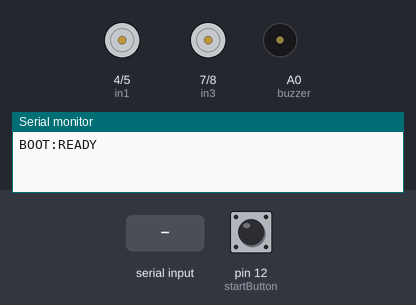
A sketch run on a simulated Arduino Uno, built with avr-gcc and run on an emulated ATmega328P. Shown: motor-driver pin pairs drawn as motors (green arrow = first pin HIGH = forward, orange = second pin HIGH = backward, longer = more drive, scaled by the enable pin), buzzer (waves = sounding), the last lines printed to the serial monitor. Inputs (shaded band) come from the test bench; at power-on: pin 12 (startButton) HIGH.

Above: at 1.4 s.
1.5 s: "0\n" received over Serial
3.0 s: "F,45\n" received over the second serial link
4.5 s: pin 12 (startButton) pulled LOW for 1 s
At 4.57 s:
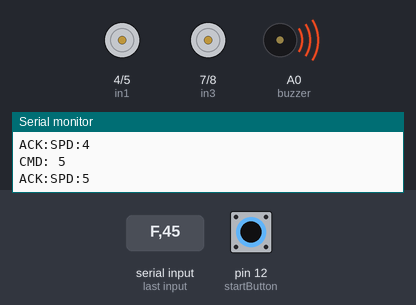
7.5 s: byte 70 ('F') received over Serial
At 7.8 s:
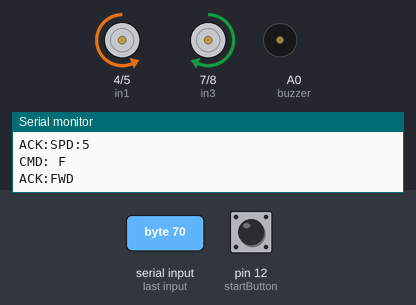
9.0 s: byte 66 ('B') received over Serial
At 10.1 s:
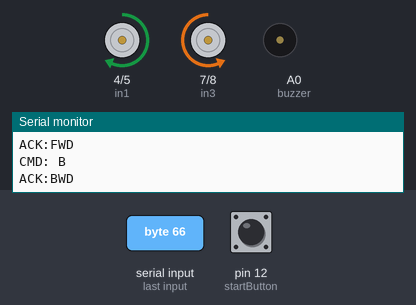
10.5 s: byte 76 ('L') received over Serial
At 11.3 s:
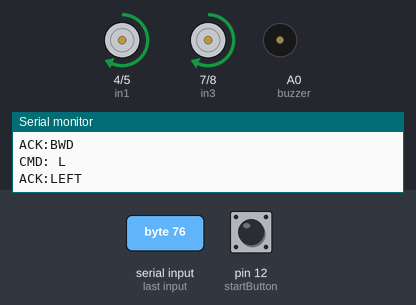
Timing chart, 0 to 27.0 s (numbered marks = the images above; inputs shaded):
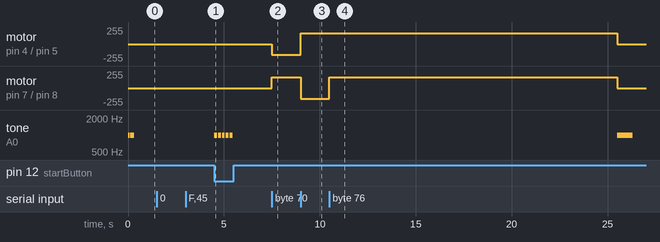

The sketch:

arduino_rpi_robot_motor.ino
```cpp
#include <SoftwareSerial.h>

// Motor control pins
const int enA = 6;  // Enable motor A
const int in1 = 4;  // Motor A input 1
const int in2 = 5;  // Motor A input 2
const int in3 = 7;  // Motor B input 1
const int in4 = 8;  // Motor B input 2
const int enB = 9;  // Enable motor B

// Buzzer and button pins
const int buzzer = A0;
const int startButton = 12;

// Software Serial (RX, TX)
SoftwareSerial orangePiSerial(A1, A2); // RX = A1, TX = A2

// Variables
bool systemActive = false;    // System active flag
int currentSpeed = 200;       // Current motor speed (0-255)
unsigned long lastActivityTime = 0;
const unsigned long WATCHDOG_TIMEOUT = 15000;  // 15 second timeout

void setup() {
  // Initialize motor control pins
  pinMode(enA, OUTPUT);
  pinMode(in1, OUTPUT);
  pinMode(in2, OUTPUT);
  pinMode(in3, OUTPUT);
  pinMode(in4, OUTPUT);
  pinMode(enB, OUTPUT);

  // Initialize buzzer and button
  pinMode(buzzer, OUTPUT);
  pinMode(startButton, INPUT_PULLUP);

  // Set initial motor speed
  analogWrite(enA, currentSpeed);
  analogWrite(enB, currentSpeed);

  // Start hardware serial (for debugging)
  Serial.begin(9600);

  // Start software serial for Orange Pi communication
  orangePiSerial.begin(9600);

  // Initial state
  stopMotors();

  // Short beep to indicate boot
  beep(100);
  delay(100);

  Serial.println("BOOT:READY");
  orangePiSerial.println("BOOT:READY");

  // Double beep to indicate ready
  beep(100);
  delay(100);
  beep(100);

  lastActivityTime = millis();
}

void loop() {
  // Check button state for manual toggle
  if (digitalRead(startButton) == LOW) {
    toggleSystem();
    beep(150);  // Feedback beep
    delay(200);  // Longer debounce
  }

  // Process serial commands
  processSerialCommands();

  // Check for watchdog timeout
  if (systemActive && millis() - lastActivityTime > WATCHDOG_TIMEOUT) {
    Serial.println("WATCHDOG: Timeout - stopping motors");
    stopMotors();
    systemActive = false;
    beep(800);  // Long warning beep
  }
}

void processSerialCommands() {
  // Process from Orange Pi serial
  while (orangePiSerial.available() > 0) {
    char c = orangePiSerial.read();

    // Process single character commands immediately
    if (c == 'F' || c == 'B' || c == 'L' || c == 'R' || c == 'S' ||
        c == 'X' || c == '?' || (c >= '0' && c <= '9')) {

      processCommand(c);

      // Consume any trailing newlines or carriage returns
      while (orangePiSerial.available() > 0) {
        char next = orangePiSerial.peek();
        if (next == '\n' || next == '\r') {
          orangePiSerial.read(); // Consume it
        } else {
          break;
        }
      }
    }
  }

  // Process from debug serial
  while (Serial.available() > 0) {
    char c = Serial.read();

    // Process single character commands immediately
    if (c == 'F' || c == 'B' || c == 'L' || c == 'R' || c == 'S' ||
        c == 'X' || c == '?' || (c >= '0' && c <= '9')) {

      processCommand(c);

      // Consume any trailing newlines or carriage returns
      while (Serial.available() > 0) {
        char next = Serial.peek();
        if (next == '\n' || next == '\r') {
          Serial.read(); // Consume it
        } else {
          break;
        }
      }
    }
  }
}

void processCommand(char command) {
  lastActivityTime = millis();  // Reset watchdog timer
  String response;

  // Echo command for verification
  Serial.print("CMD: ");
  Serial.println(command);

  // Process based on command character
  switch (command) {
    case 'F': // Forward
      if (systemActive) {
        forward();
        response = "ACK:FWD";
      } else {
        response = "ERR:INACTIVE";
      }
      break;

    case 'B': // Backward
      if (systemActive) {
        backward();
        response = "ACK:BWD";
      } else {
        response = "ERR:INACTIVE";
      }
      break;

    case 'L': // Left
      if (systemActive) {
        turnLeft();
        response = "ACK:LEFT";
      } else {
        response = "ERR:INACTIVE";
      }
      break;

    case 'R': // Right
      if (systemActive) {
        turnRight();
        response = "ACK:RIGHT";
      } else {
        response = "ERR:INACTIVE";
      }
      break;

    case 'S': // Stop
      stopMotors();
      response = "ACK:STOP";
      break;

    case '0'...'9': // Speed
      int speedLevel = command - '0';
      setSpeed(map(speedLevel, 0, 9, 50, 255));  // Map 0-9 to 50-255
      response = "ACK:SPD:" + String(speedLevel);
      break;

    case 'X': // Toggle system
      toggleSystem();
      response = "ACK:SYS:" + String(systemActive ? "ON" : "OFF");
      break;

    case '?': // Status
      response = "STAT:" + String(systemActive ? "ON" : "OFF") +
                ":SPD:" + String(map(currentSpeed, 50, 255, 0, 9));
      break;

    default:
      response = "ERR:INVALID";
      break;
  }

  // Send response back to both serial interfaces
  Serial.println(response);
  orangePiSerial.println(response);
}

void toggleSystem() {
  systemActive = !systemActive;
  beep(systemActive ? 200 : 400);  // Different tones for on/off

  if (!systemActive) {
    stopMotors();  // Safety: stop motors when system is turned off
  }

  lastActivityTime = millis();  // Reset watchdog timer
}

// Motor control functions
void forward() {
  digitalWrite(in1, LOW);
  digitalWrite(in2, HIGH);
  digitalWrite(in3, HIGH);
  digitalWrite(in4, LOW);
}

void backward() {
  digitalWrite(in1, HIGH);
  digitalWrite(in2, LOW);
  digitalWrite(in3, LOW);
  digitalWrite(in4, HIGH);
}

void turnLeft() {
  digitalWrite(in1, HIGH);
  digitalWrite(in2, LOW);
  digitalWrite(in3, HIGH);
  digitalWrite(in4, LOW);
}

void turnRight() {
  digitalWrite(in1, LOW);
  digitalWrite(in2, HIGH);
  digitalWrite(in3, LOW);
  digitalWrite(in4, HIGH);
}

void stopMotors() {
  digitalWrite(in1, LOW);
  digitalWrite(in2, LOW);
  digitalWrite(in3, LOW);
  digitalWrite(in4, LOW);
}

void setSpeed(int speed) {
  currentSpeed = constrain(speed, 0, 255);
  analogWrite(enA, currentSpeed);
  analogWrite(enB, currentSpeed);
}

void beep(int duration) {
  tone(buzzer, 1000, duration);
}
```

Measured:
- after the input at 4.5 s, tone on A0 (buzzer): alternates 1000 Hz for 0.15 s and silent for 0.05 s, 10 changes in all, then stays silent, starting at once
- after the input at 7.5 s, motor on pin 4 (in1) / pin 5 (in2): stopped → backward 163/255 at once; motor on pin 7 (in3) / pin 8 (in4): stopped → forward 163/255 at once
- after the input at 9.0 s, motor on pin 4 (in1) / pin 5 (in2): backward 163/255 → forward 163/255 at once; motor on pin 7 (in3) / pin 8 (in4): forward 163/255 → backward 163/255 at once
- after the input at 10.5 s, motor on pin 4 (in1) / pin 5 (in2): forward 163/255 → stopped after 15.0 s instead of 13.5 s; motor on pin 7 (in3) / pin 8 (in4): backward 163/255 → forward 163/255 at once, → stopped 15.0 s later
